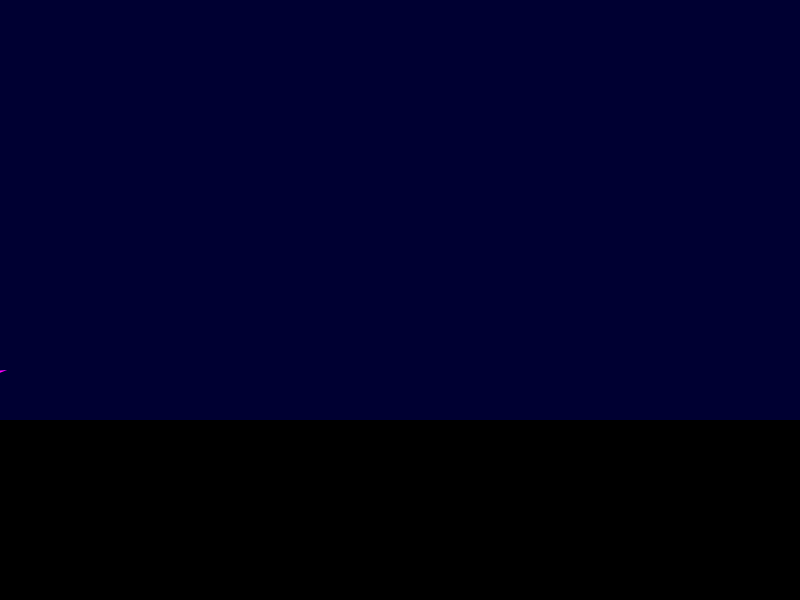
Frame 1 (no input)
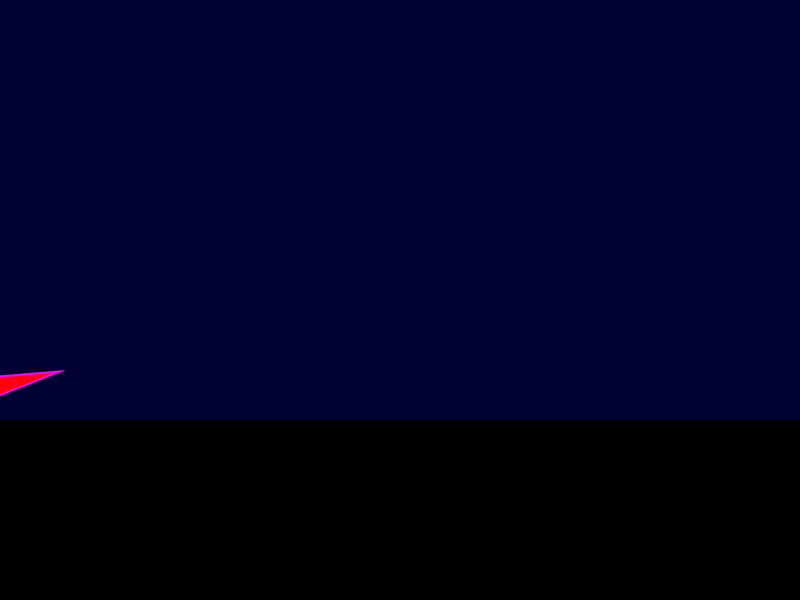
Frame 60 (the mouse pressed at the canvas centre just before this capture)
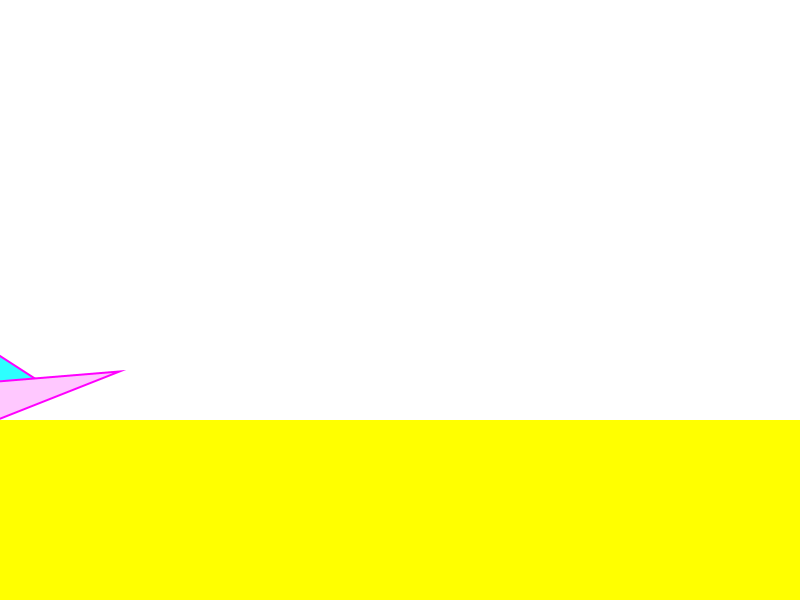
Frame 120 (the mouse held since frame 60 and released just before this capture)

The Processing sketch that drew these frames (run headless with seeded random() and noise(); from frame 60 on, the mouse is pressed at the canvas centre):

// Processing sketch: processing_50420
// ── processing_50420.pde

int barcoenx;
void setup(){
size(800,600);
smooth();

barcoenx=0;
}

void draw(){
 // background(34,171,255);
 background(mouseX,mouseY,mouseX+50);
fill(mouseY-20,mouseX-80,mouseY-400);
noStroke();
  rect(0,420,800,600);
  strokeWeight(2);
stroke(255,0,255);
  fill(mouseX-255,mouseY-120,mouseX-150);
  quad(barcoenx-162,360,barcoenx-239,371,barcoenx-238,350,barcoenx-174,335);
  fill(mouseY-255,mouseX-90,mouseX-100);
  quad(barcoenx-259,400,barcoenx-265,370,barcoenx-128,350,barcoenx-80,381);
  fill(255,mouseY-100,mouseX+10);
  quad(barcoenx-292,395,barcoenx,371,barcoenx-124,420,barcoenx-280,420);
  fill(mouseY+2,mouseX+123,mouseX-255);
  triangle(barcoenx-336,400,barcoenx-280,420,barcoenx-332,420);
  fill(mouseY-50,mouseX-205,30);
  ellipse(barcoenx-247,380,11,11);
   ellipse(barcoenx-225,377,11,11);
    ellipse(barcoenx-203,374,11,11);
     ellipse(barcoenx-181,371,11,11);
      ellipse(barcoenx-160,368,11,11);
       ellipse(barcoenx-138,365,11,11);

barcoenx=barcoenx+1;
}
